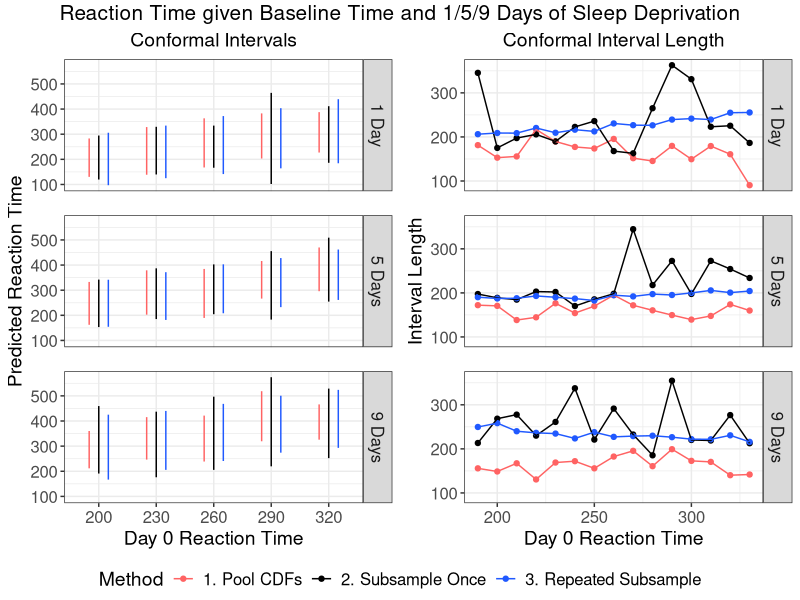

Write the R code that produced this figure.
# Size plots for sleep example

library(tidyverse)
library(data.table)
library(gridExtra)
library(grid)

# Create theme
paper_theme <- theme_bw() +
  theme(plot.title = element_text(hjust = 0.5, size = 16),
        plot.subtitle = element_text(hjust = 0.5, size = 14),
        legend.title = element_text(size = 14),
        axis.title = element_text(size = 14),
        legend.text = element_text(size = 12),
        axis.text = element_text(size = 12),
        strip.text = element_text(size = 12),
        panel.spacing = unit(1.2, "lines"))

# Read in data
method_1 <- fread(file = "sim_data/section_6/method_1_size.csv") %>%
  dplyr::mutate(Method = "1. Pool CDFs")

method_2 <- fread(file = "sim_data/section_6/method_2_size.csv") %>%
  dplyr::mutate(Method = "2. Subsample Once")

method_3 <- fread(file = "sim_data/section_6/method_3_size.csv") %>%
  dplyr::mutate(Method = "3. Repeated Subsample")

# Merge results across methods
results <- rbind(method_1, method_2, method_3) %>%
  dplyr::mutate(
    Method = factor(Method,
                    levels = c("1. Pool CDFs",
                               "2. Subsample Once",
                               "3. Repeated Subsample"),
                    labels = c("1. Pool CDFs",
                               "2. Subsample Once",
                               "3. Repeated Subsample")),
    PI_length = max_pred_int - min_pred_int,
    Days = factor(Days,
                  levels = c(1, 5, 9),
                  labels = c("1 Day", "5 Days", "9 Days")))

########################
##### Create plots #####
########################

# Plot conformal intervals for a subset of day 0 reaction times
pred_int_plot <- results %>%
  dplyr::filter(Baseline %in% seq(200, 320, by = 30)) %>%
  dplyr::mutate(Baseline = factor(Baseline)) %>%
  ggplot() +
  facet_grid(Days ~ .) +
  geom_linerange(aes(x = Baseline,
                     ymin = min_pred_int, ymax = max_pred_int, color = Method),
                 position = position_dodge(0.5)) +
  labs(x = "Day 0 Reaction Time",
       y = "Predicted Reaction Time",
       title = "Conformal Intervals") +
  scale_color_manual(values = c("#FF6363", "black", "#2059FF"),
                     labels = c("1. Pool CDFs", "2. Subsample Once",
                                "3. Repeated Subsample")) +
  paper_theme +
  theme(legend.position = "none",
        plot.title = element_text(size = 14))

# Length of conformal intervals
pred_int_length <- results %>%
  ggplot(aes(x = Baseline, y = PI_length, col = Method)) +
  facet_grid(Days ~ .) +
  geom_point() +
  geom_line() +
  labs(x = "Day 0 Reaction Time",
       y = "Interval Length",
       title = "Conformal Interval Length") +
  scale_color_manual(values = c("#FF6363", "black", "#2059FF"),
                     labels = c("1. Pool CDFs", "2. Subsample Once",
                                "3. Repeated Subsample")) +
  paper_theme +
  theme(legend.position = "bottom",
        plot.title = element_text(size = 14))

# Code to extract legend: http://www.sthda.com/english/wiki/wiki.php?id_contents=7930#add-a-common-legend-for-multiple-ggplot2-graphs
get_legend<-function(myggplot){
  tmp <- ggplot_gtable(ggplot_build(myggplot))
  leg <- which(sapply(tmp$grobs, function(x) x$name) == "guide-box")
  legend <- tmp$grobs[[leg]]
  return(legend)
}

legend <- get_legend(pred_int_length)

pred_int_length <- pred_int_length + theme(legend.position = "none")

# Combine plots of intervals and length of intervals
sleep_pi_length <-
  grid.arrange(pred_int_plot, pred_int_length, legend, ncol=2, nrow = 2,
               layout_matrix = rbind(c(1, 2), c(3, 3)),
               widths = c(2.7, 2.7), heights = c(2.5, 0.2),
               top = textGrob(paste("Reaction Time given Baseline Time and",
                                    "1/5/9 Days of Sleep Deprivation"),
                              gp = gpar(fontsize = 15,font = 8)))

######################
##### Save plots #####
######################

ggsave(plot = sleep_pi_length,
       filename = "sim_figures/section_6/sleep_pi_length.pdf",
       width = 9.5, height = 7)
